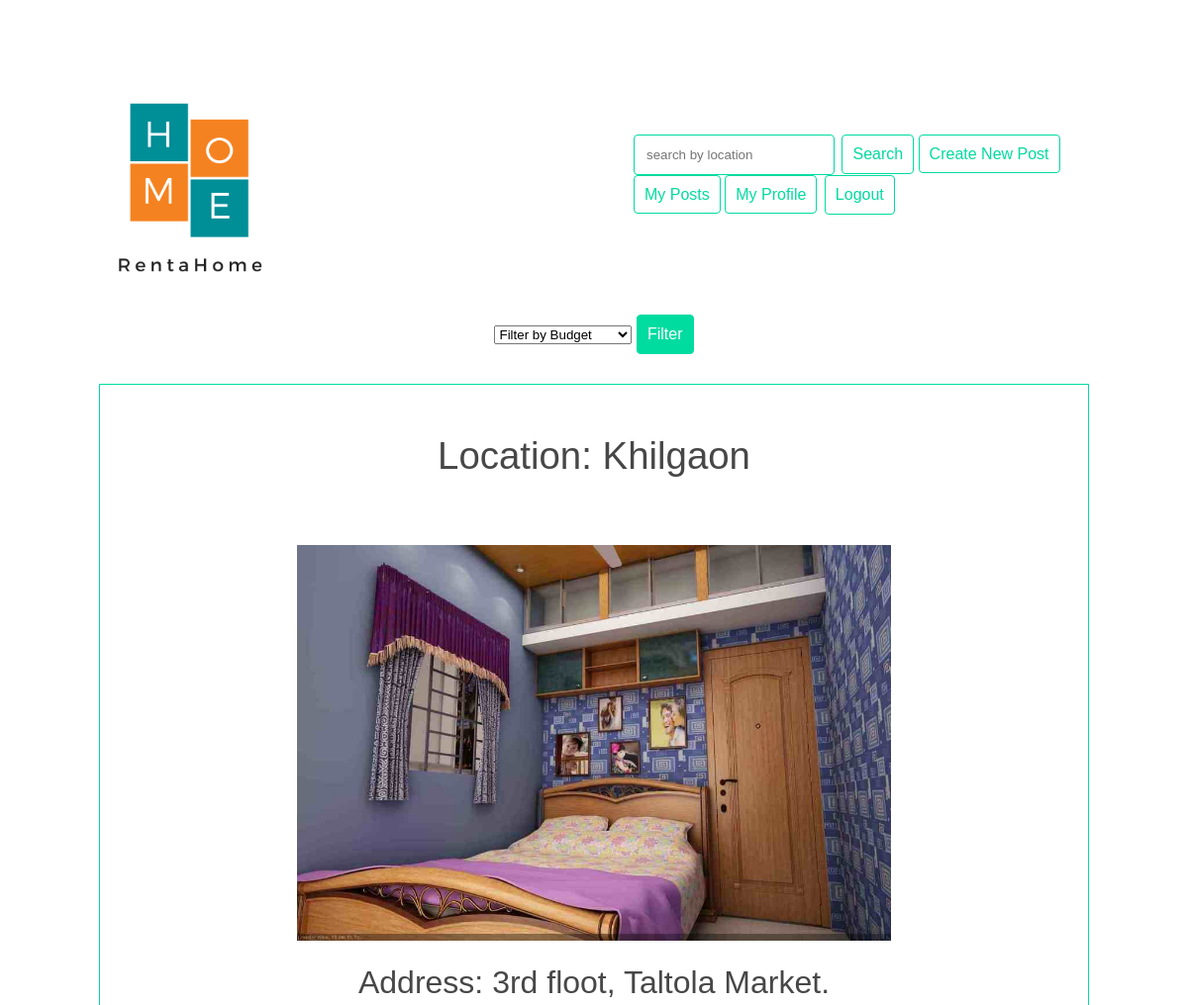
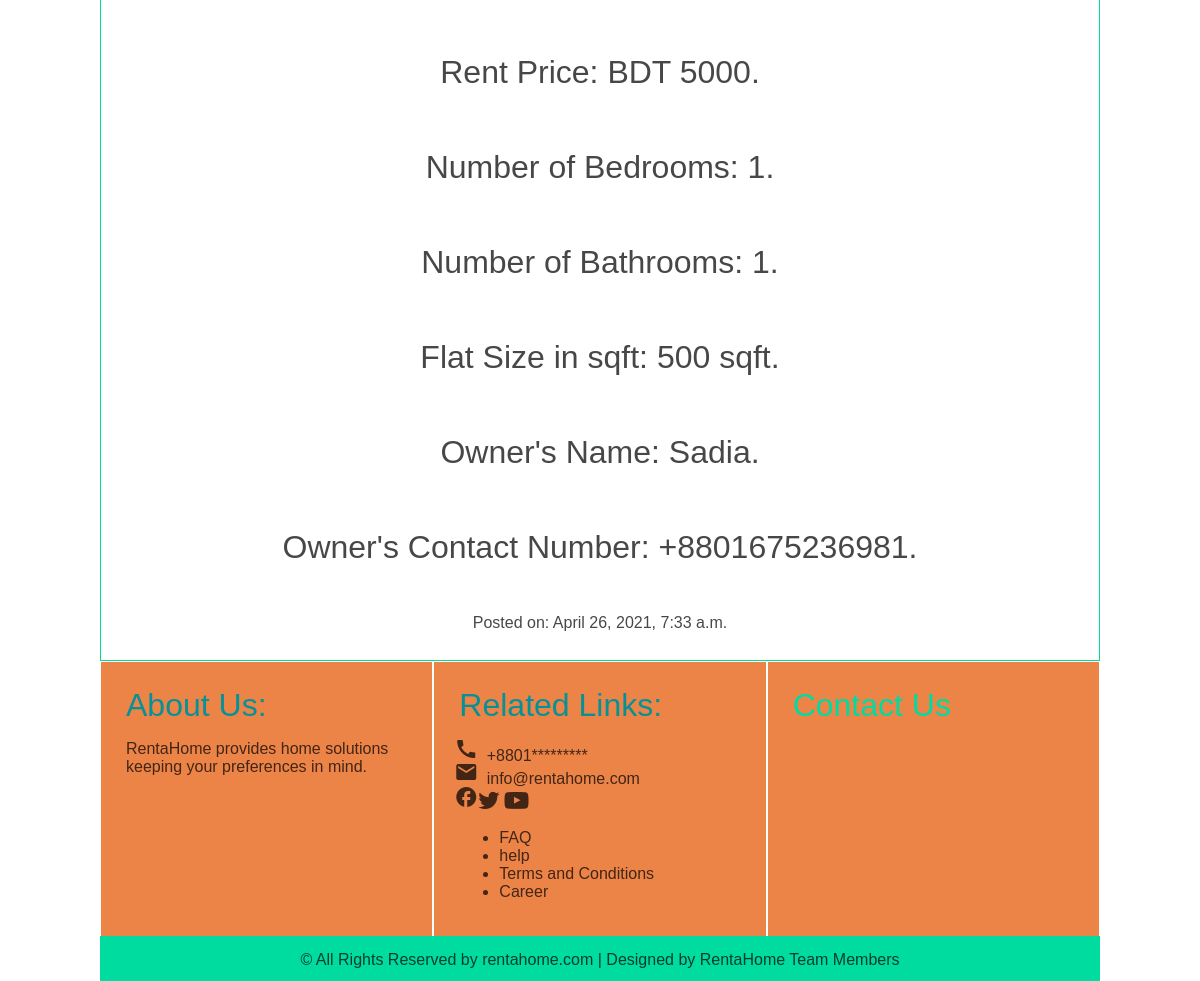
/posts/post_detail/3/ (signed in), run on the app's committed database (2 pictures, top to bottom).
### posts/models.py (models this page shows, shortened)
class Post(models.Model):
    place = models.CharField(max_length = 40)
    address = models.CharField(max_length = 100)
    rent = models.PositiveIntegerField()
    bedroom = models.PositiveSmallIntegerField()
    bathroom = models.PositiveSmallIntegerField()
    size = models.PositiveIntegerField()
    phone = models.PositiveIntegerField()
    owner= models.ForeignKey(User,on_delete=models.CASCADE, default = None)
    date_posted = models.DateTimeField(auto_now_add = True,)
    image = models.ImageField(default = 'default.jpg', upload_to = 'house_pics')
    likes = models.ManyToManyField(User, related_name = 'advertisement_post')

### posts/views.py (the view)
# urls.py: path('post_detail/<id>/', views.post_detail, name = 'detail'),
@login_required(login_url = "/accounts/login/")
def post_detail(request,id):
    post = Post.objects.get(id=id)
    return render(request,'posts/post_detail.html', {'post': post})

### posts/templates/posts/post_detail.html (shortened to what this page needs)
{% extends 'base.html' %}
{% block content %}
<center>
<div class = "post-detail">
    <div class = "post">
        <h1>Location: {{post.place}}</a></h1><br>
        <img src = "{{ post.image.url }}" alt = "House picture/None" width = "600" height = "600"><br>
        <h2>Address: {{post.address}}.</h2><br>
        <h2>Rent Price: BDT {{post.rent}}.</h2><br>
        <h2>Number of Bedrooms: {{post.bedroom}}.</h2><br>
        <h2>Number of Bathrooms: {{post.bathroom}}.</h2><br>
        <h2>Flat Size in sqft: {{post.size}} sqft.</h2><br>
        <h2>Owner's Name: {{post.owner}}.</h2><br>
        <h2>Owner's Contact Number: +880{{post.phone}}.</h2><br>
        <p>Posted on: {{post.date_posted}}</p><br>
    </div>
</div>
</center>
{% endblock %}

### statics/styles.css (style rules this page uses)
html, body { background-color: #fff; background-repeat: no-repeat; color: #000000b8; height: 100%; padding: 30px; margin: 20px; }
body * { font-family: Georgia, Verdana, sans-serif, Times; }
h1, h2, h3, h4, h5 { font-weight: normal; margin: 0; }
div.wrapper h1 { text-align: center; margin: 50px auto; font-size: 2.4em; }
.post { padding: 30px; border: 1px solid #00dba0; position: relative; }
.post h2 { font-size: 1.2em; }
.post-detail .post { padding: 0; }
.post-detail .post img { max-width: 100%; height: auto; }
.post-detail .post h2 { text-align: center; margin: 20px auto; font-size: 2em; }
.post-detail .post p { margin: 10px 20px }

### data on the page
Post: place "Khilgaon", image (picture), address "3rd floot, Taltola Market", rent "5000", bedroom "1", bathroom "1", size "500", owner "Sadia", phone "1675236981", date_posted "April 26, 2021, 7:33 a.m."
